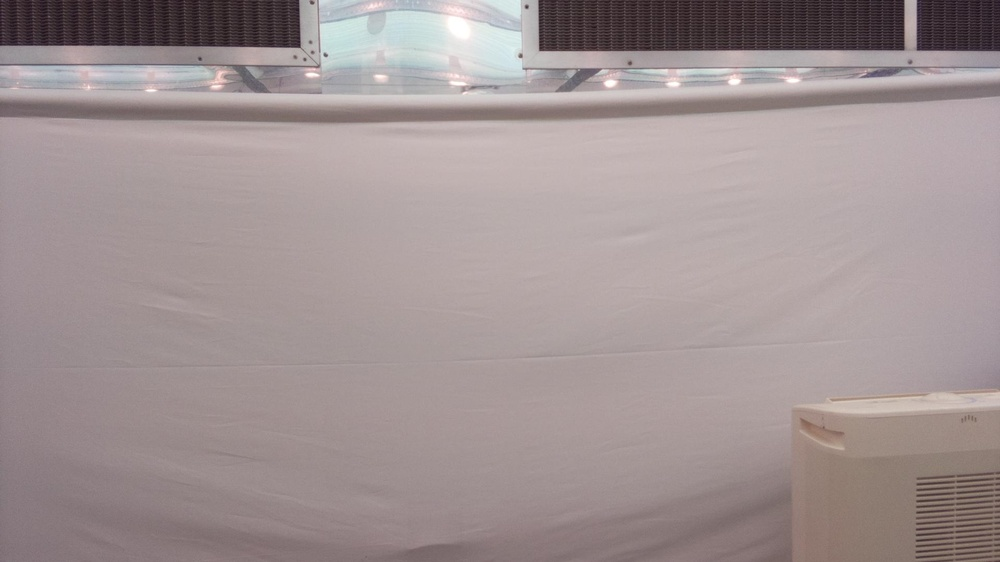
#> input picture test_images/pic_2019-12-11_16_01_57_898211_001353.jpg, 1000 x 562 px, shrunk from 1920 x 1080 before the run; its folder holds only this picture in this run
$ python image_preprocessing.py
#> lines starting #> are read from the running program, lines starting #| are printed output that depends on the picture
#> further down, img is the input picture: shape (562, 1000, 3); mean B, G, R 147.6, 147.2, 160.3
import os
import cv2

source_path = './test_images/'

def processImage(filename, mImage):

	if '2019' in filename:
		# ----------------------------------
		# Remove noise - by applying guassian blur on src image
		mImage = cv2.GaussianBlur(mImage, (5, 5), cv2.BORDER_DEFAULT)
		# pink rgb values - 255, 153, 255
		# white rgb values - 255, 255, 255
		# ghost white values - 248, 248, 255
		# mImage = mImage[np.where((mImage == [255, 255, 255]).all(axis=2))] = [255, 153, 255]
		# working (best performing, descending) - gtruth 55 - 200 (58), 220 (86), 180 (33), 150 (0)
		mImage[mImage >= 128] = 200
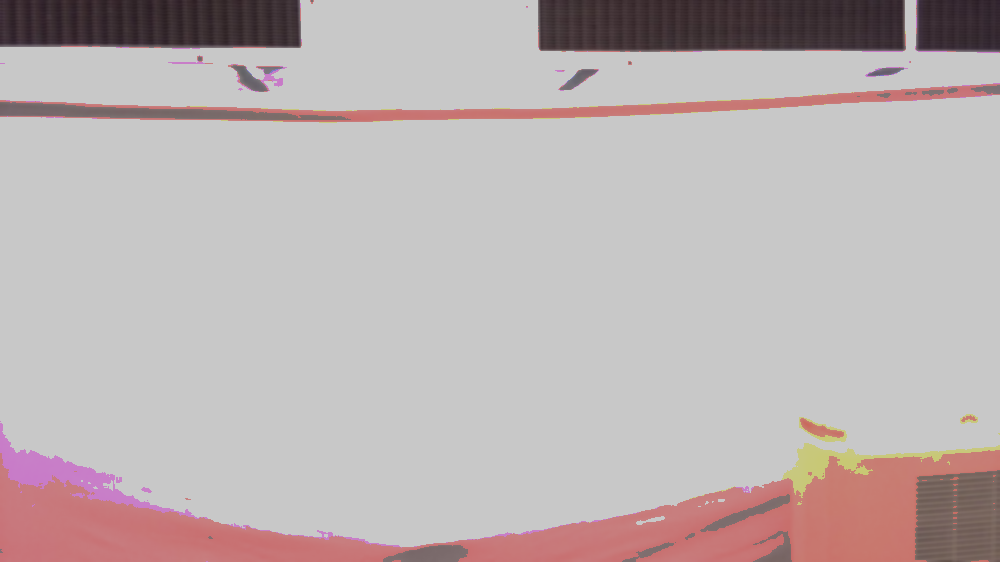
#> mImage: shape (562, 1000, 3); mean of channels 0, 1, 2 179.2, 178.9, 188.8; drawn as B, G, R
		mImage[mImage < 128] = 0
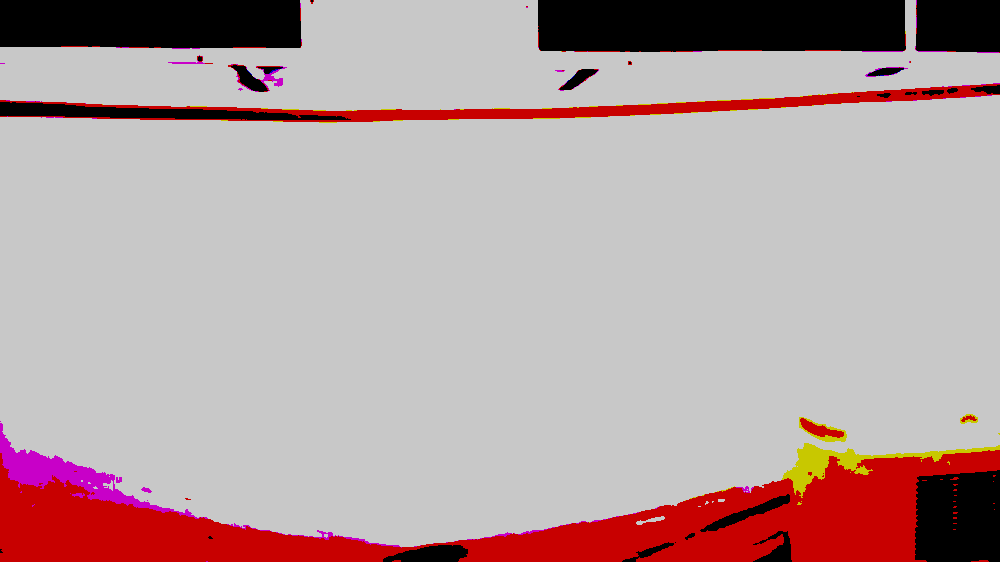
#> mImage: shape (562, 1000, 3); mean of channels 0, 1, 2 160.7, 160.1, 181.6; drawn as B, G, R

		'''
		hsvImg = cv2.cvtColor(mImage,cv2.COLOR_BGR2HSV)
		value = 5 # changeable

		vValue = hsvImg[..., 2]
		hsvImg[..., 2] = np.where((255-vValue) < value, 255, vValue + value)
		'''

		# save the processed image with a new file name
		new_name = source_path + os.path.splitext(filename)[0] + '_processed.jpg'
		cv2.imwrite(new_name, mImage)
	else:
		pass


for filename in os.listdir(source_path):
	if filename.lower().endswith(('.bmp', '.jpeg', '.jpg', '.png', '.tif', '.tiff')):
		# read the image
		img = cv2.imread(os.path.join(source_path, filename))
		if img is not None:
			processImage(filename, img)


for filename in os.listdir(source_path):
	if filename.lower().endswith(('.bmp', '.jpeg', '.jpg', '.png', '.tif', '.tiff')):
		if '_processed' in filename:
			to_remove = filename.replace('_processed', '')
			to_remove_file = os.path.join(source_path, to_remove)
			os.remove(to_remove_file)

for filename in os.listdir(source_path):
	if filename.lower().endswith(('.bmp', '.jpeg', '.jpg', '.png', '.tif', '.tiff')):
		if '_processed' in filename:
			new_name = filename.replace('_processed', '')
			os.rename(os.path.join(source_path, filename), os.path.join(source_path, new_name))

$ run again, on test_images/pic_2019-12-13_11_16_10_112836_002652.jpg
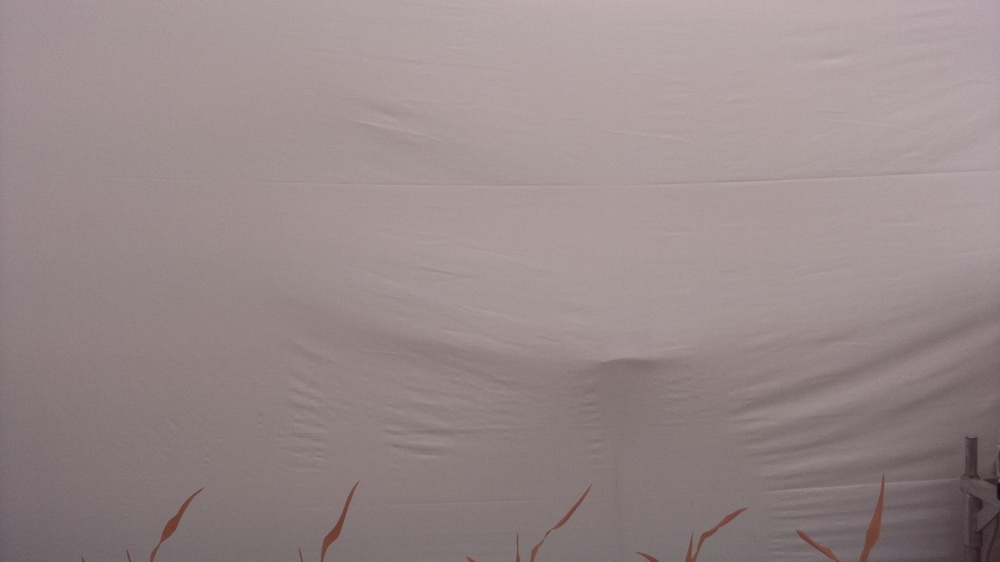
#> input picture test_images/pic_2019-12-13_11_16_10_112836_002652.jpg, 1000 x 562 px, shrunk from 1920 x 1080 before the run
#> img is the input picture: shape (562, 1000, 3); mean B, G, R 138, 137.4, 151.9
#> in processImage, `mImage[mImage >= 128] = 200`:
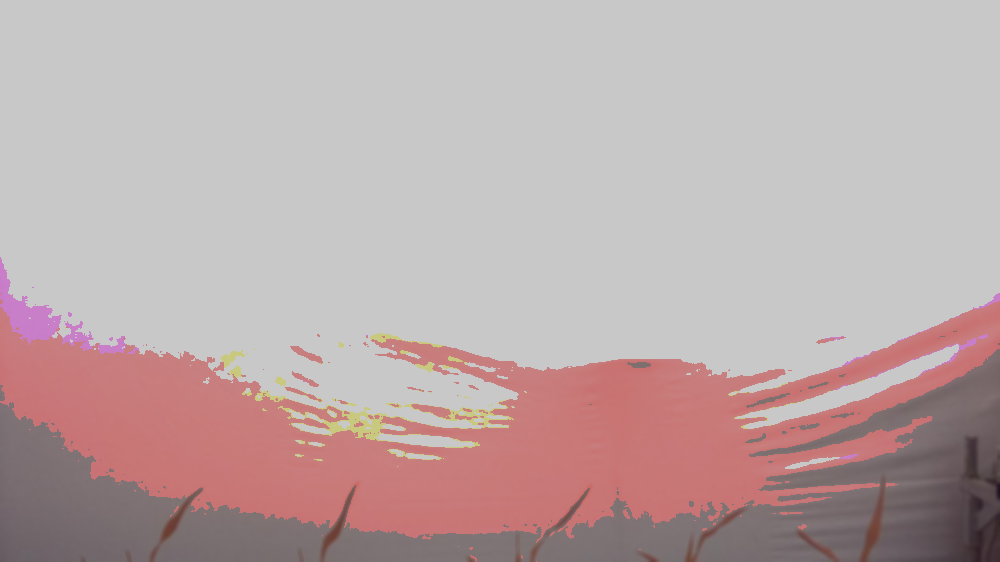
#> mImage: shape (562, 1000, 3); mean of channels 0, 1, 2 170.9, 170.7, 188.7; drawn as B, G, R
#> in processImage, `mImage[mImage < 128] = 0`:
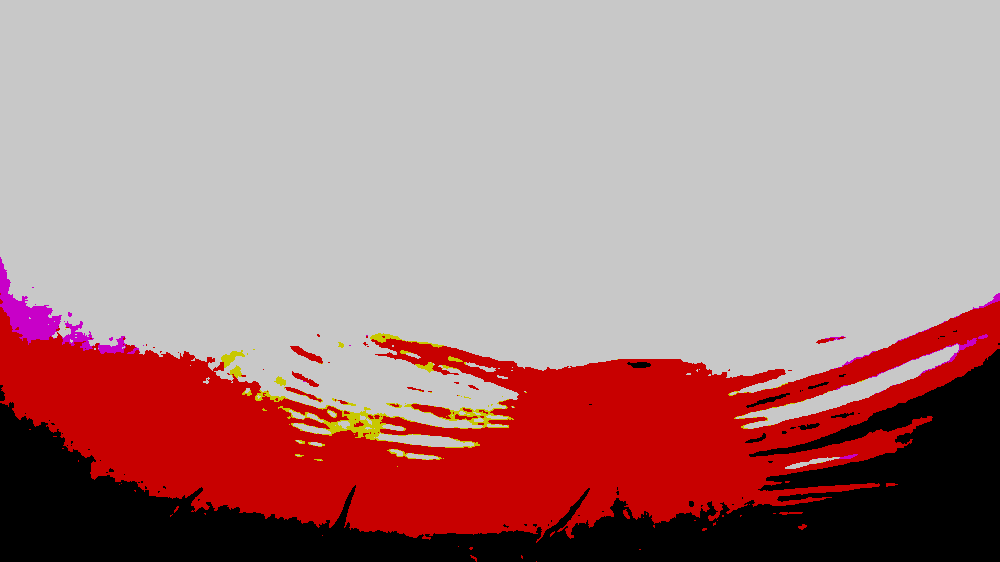
#> mImage: shape (562, 1000, 3); mean of channels 0, 1, 2 131.9, 131.9, 173.2; drawn as B, G, R

$ run again, on test_images/pic_2019-12-13_11_20_26_118338_002803.jpg
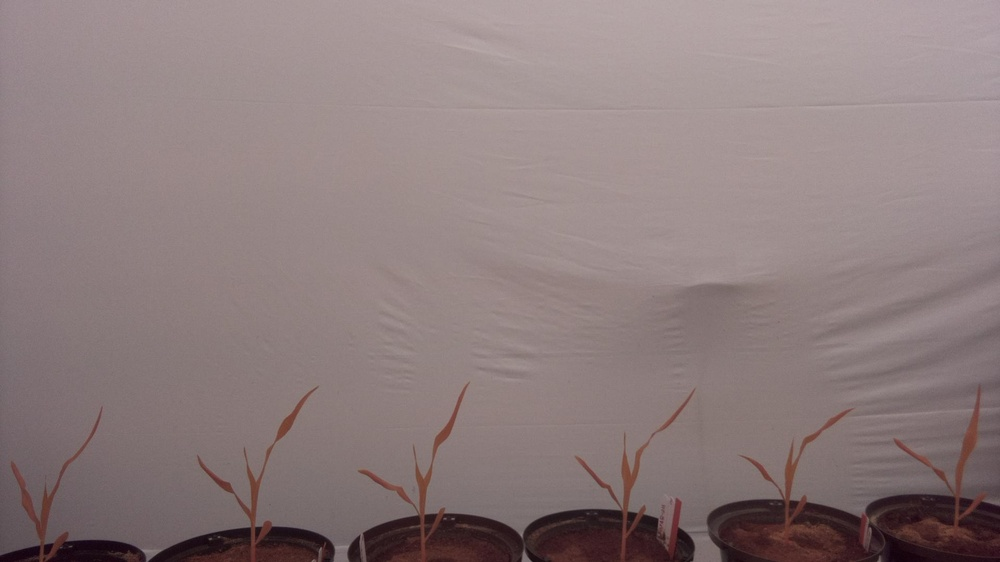
#> input picture test_images/pic_2019-12-13_11_20_26_118338_002803.jpg, 1000 x 562 px, shrunk from 1920 x 1080 before the run
#> img is the input picture: shape (562, 1000, 3); mean B, G, R 124.7, 124.4, 140.8
#> in processImage, `mImage[mImage >= 128] = 200`:
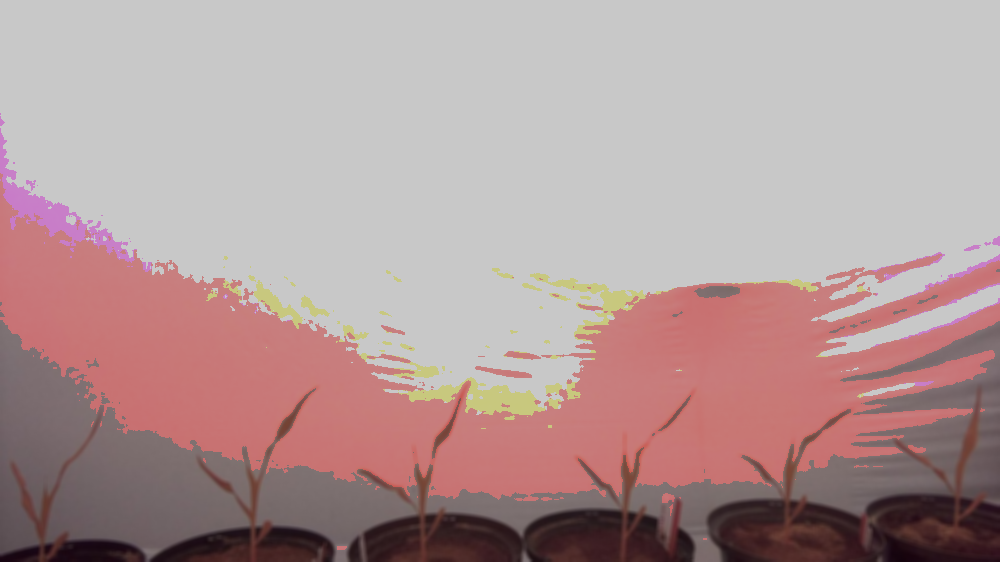
#> mImage: shape (562, 1000, 3); mean of channels 0, 1, 2 154.8, 154.9, 178.7; drawn as B, G, R
#> in processImage, `mImage[mImage < 128] = 0`:
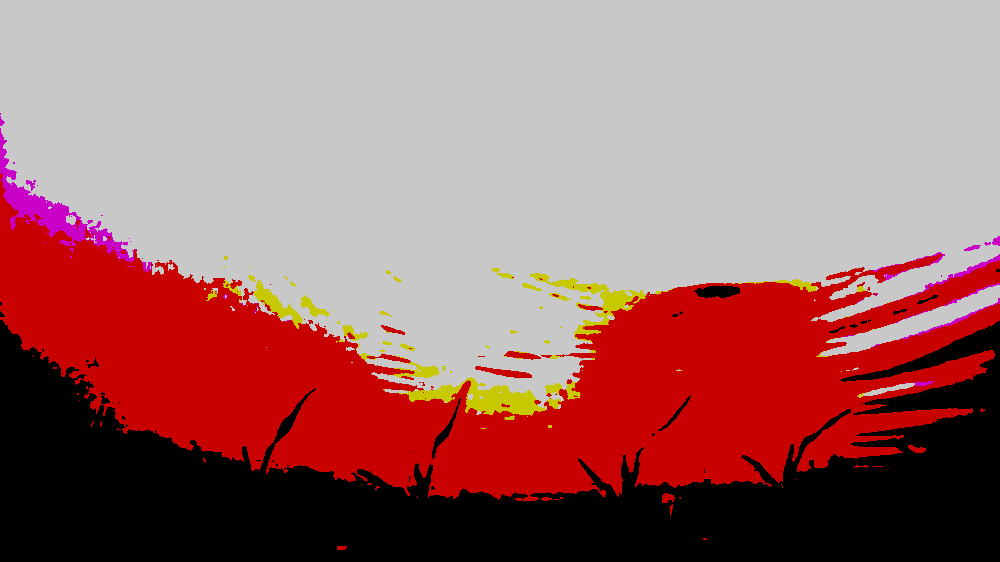
#> mImage: shape (562, 1000, 3); mean of channels 0, 1, 2 108.3, 109.2, 159.1; drawn as B, G, R

$ run again, on test_images/pic_2019-12-15_15_22_39_190890_000291.jpg
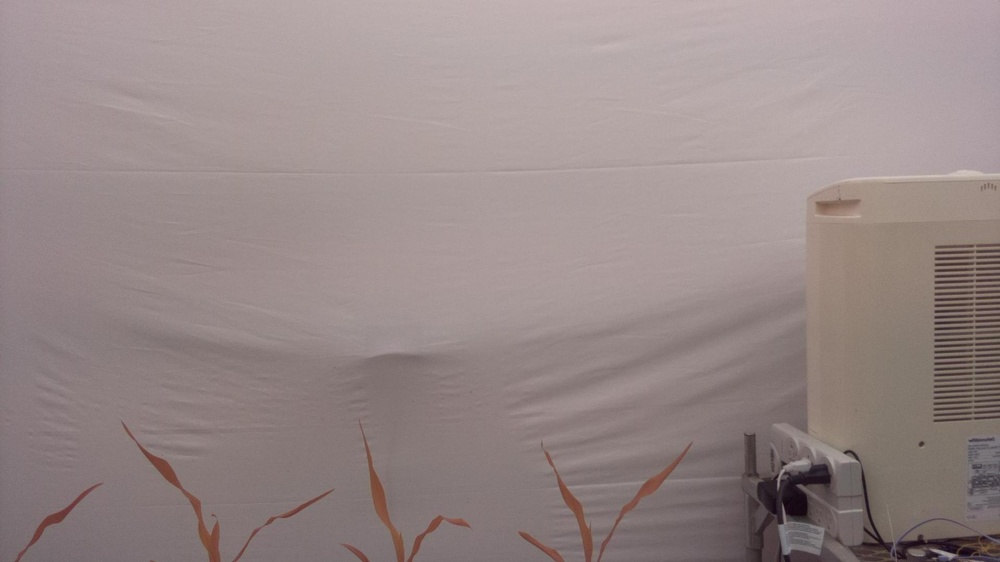
#> input picture test_images/pic_2019-12-15_15_22_39_190890_000291.jpg, 1000 x 562 px, shrunk from 1920 x 1080 before the run
#> img is the input picture: shape (562, 1000, 3); mean B, G, R 135.9, 136.7, 151.1
#> in processImage, `mImage[mImage >= 128] = 200`:
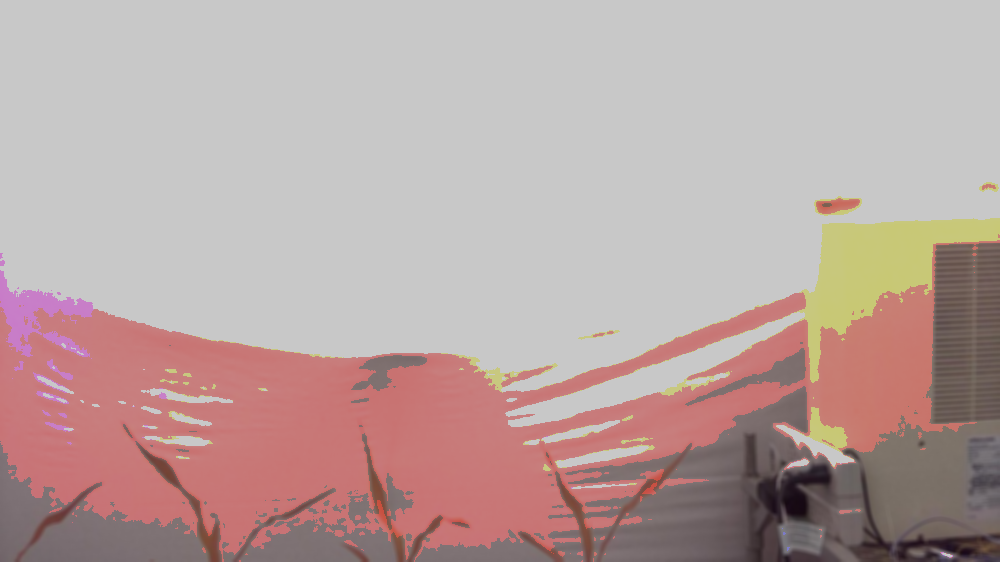
#> mImage: shape (562, 1000, 3); mean of channels 0, 1, 2 162.9, 165.2, 185.9; drawn as B, G, R
#> in processImage, `mImage[mImage < 128] = 0`:
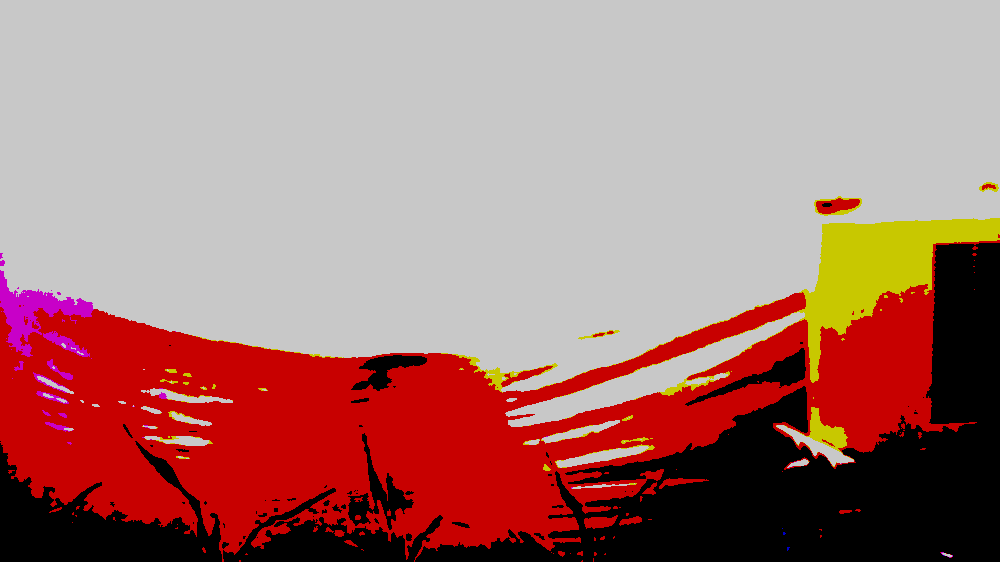
#> mImage: shape (562, 1000, 3); mean of channels 0, 1, 2 117.5, 121.8, 168.4; drawn as B, G, R

$ run again, on test_images/pic_2019-12-11_16_11_42_552737_001683.jpg
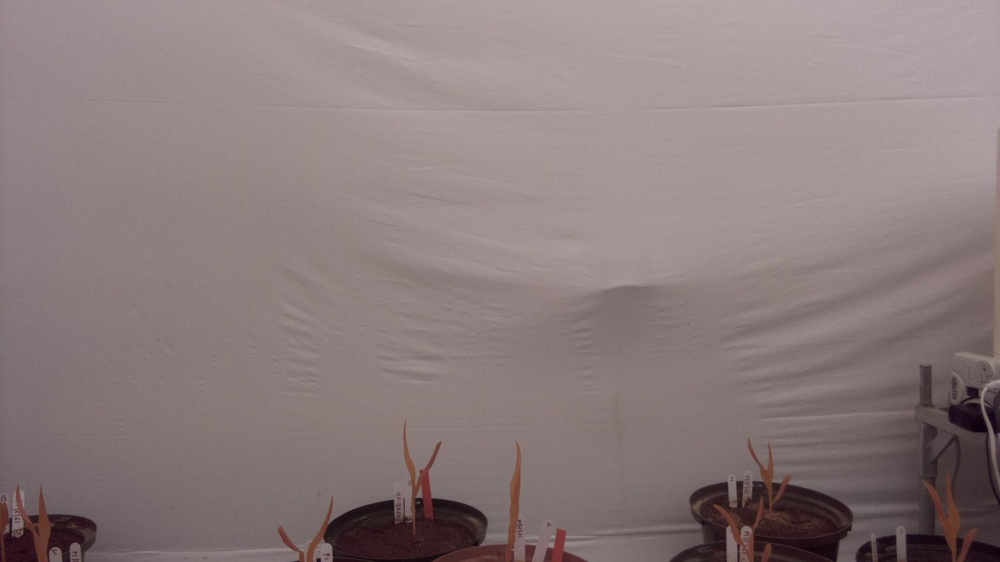
#> input picture test_images/pic_2019-12-11_16_11_42_552737_001683.jpg, 1000 x 562 px, shrunk from 1920 x 1080 before the run
#> img is the input picture: shape (562, 1000, 3); mean B, G, R 123.9, 123.6, 139
#> in processImage, `mImage[mImage >= 128] = 200`:
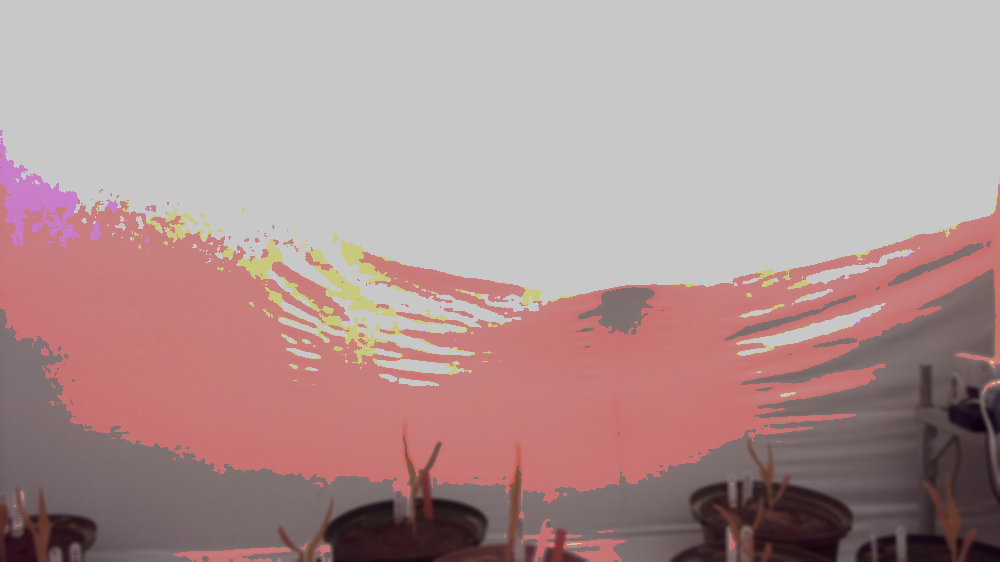
#> mImage: shape (562, 1000, 3); mean of channels 0, 1, 2 149.2, 149.6, 176.1; drawn as B, G, R
#> in processImage, `mImage[mImage < 128] = 0`:
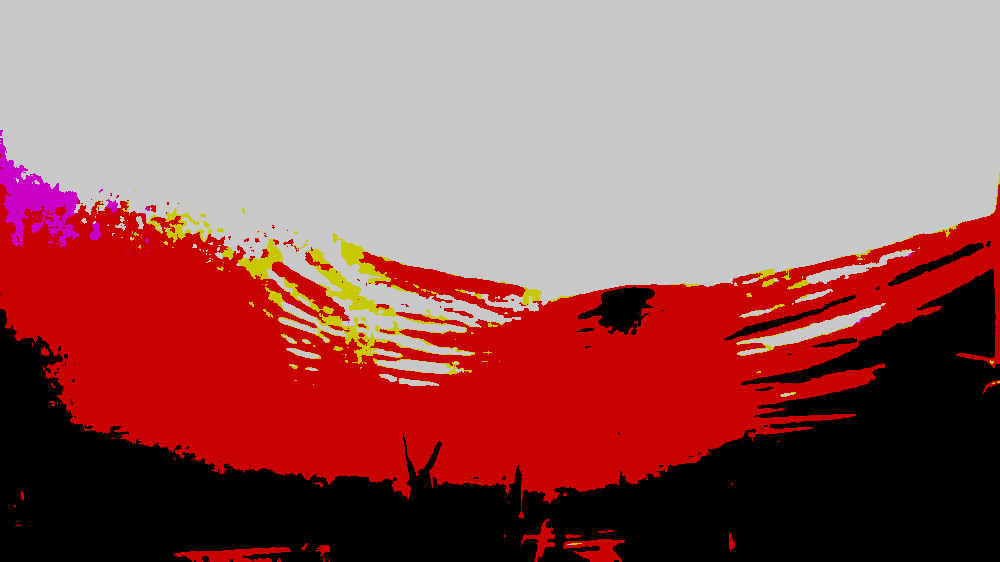
#> mImage: shape (562, 1000, 3); mean of channels 0, 1, 2 94.6, 96, 152.8; drawn as B, G, R
